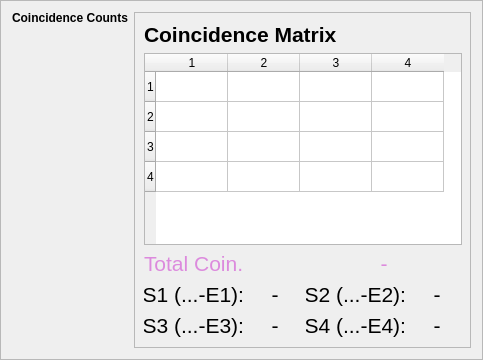
        <widget class="QFrame" name="frame_11">
         <property name="frameShape">
          <enum>QFrame::StyledPanel</enum>
         </property>
         <property name="frameShadow">
          <enum>QFrame::Raised</enum>
         </property>
         <layout class="QGridLayout" name="gridLayout_8">
          <item row="1" column="0" colspan="2">
           <widget class="QLabel" name="label_32">
            <property name="maximumSize">
             <size>
              <width>16777215</width>
              <height>12</height>
             </size>
            </property>
            <property name="font">
             <font>
              <weight>75</weight>
              <bold>true</bold>
             </font>
            </property>
            <property name="text">
             <string>Coincidence Counts</string>
            </property>
           </widget>
          </item>
          <item row="2" column="0" colspan="2">
           <widget class="PlotWidget" name="PlotCoin" native="true">
            <property name="minimumSize">
             <size>
              <width>0</width>
              <height>200</height>
             </size>
            </property>
           </widget>
          </item>
          <item row="1" column="2" rowspan="2">
           <widget class="QFrame" name="frame_17">
            <property name="sizePolicy">
             <sizepolicy hsizetype="Preferred" vsizetype="Preferred">
              <horstretch>0</horstretch>
              <verstretch>0</verstretch>
             </sizepolicy>
            </property>
            <property name="maximumSize">
             <size>
              <width>337</width>
              <height>16777215</height>
             </size>
            </property>
            <property name="frameShape">
             <enum>QFrame::StyledPanel</enum>
            </property>
            <property name="frameShadow">
             <enum>QFrame::Raised</enum>
            </property>
            <layout class="QGridLayout" name="gridLayout_13">
             <item row="1" column="0" colspan="4">
              <widget class="QTableWidget" name="TableCoin">
               <property name="minimumSize">
                <size>
                 <width>200</width>
                 <height>0</height>
                </size>
               </property>
               <property name="maximumSize">
                <size>
                 <width>320</width>
                 <height>16777215</height>
                </size>
               </property>
               <property name="verticalScrollBarPolicy">
                <enum>Qt::ScrollBarAlwaysOff</enum>
               </property>
               <property name="horizontalScrollBarPolicy">
                <enum>Qt::ScrollBarAlwaysOff</enum>
               </property>
               <property name="sizeAdjustPolicy">
                <enum>QAbstractScrollArea::AdjustIgnored</enum>
               </property>
               <property name="rowCount">
                <number>4</number>
               </property>
               <property name="columnCount">
                <number>4</number>
               </property>
               <attribute name="horizontalHeaderCascadingSectionResizes">
                <bool>false</bool>
               </attribute>
               <attribute name="horizontalHeaderMinimumSectionSize">
                <number>72</number>
               </attribute>
               <attribute name="horizontalHeaderDefaultSectionSize">
                <number>72</number>
               </attribute>
               <attribute name="verticalHeaderCascadingSectionResizes">
                <bool>false</bool>
               </attribute>
               <row/>
               <row/>
               <row/>
               <row/>
               <column/>
               <column/>
               <column/>
               <column/>
              </widget>
             </item>
             <item row="6" column="0">
              <widget class="QLabel" name="label_52">
               <property name="minimumSize">
                <size>
                 <width>100</width>
                 <height>25</height>
                </size>
               </property>
               <property name="maximumSize">
                <size>
                 <width>100</width>
                 <height>25</height>
                </size>
               </property>
               <property name="font">
                <font>
                 <pointsize>16</pointsize>
                </font>
               </property>
               <property name="text">
                <string>S3 (...-E3):</string>
               </property>
               <property name="alignment">
                <set>Qt::AlignRight|Qt::AlignTrailing|Qt::AlignVCenter</set>
               </property>
              </widget>
             </item>
             <item row="6" column="3">
              <widget class="QLabel" name="LabelS4">
               <property name="minimumSize">
                <size>
                 <width>50</width>
                 <height>25</height>
                </size>
               </property>
               <property name="maximumSize">
                <size>
                 <width>16777215</width>
                 <height>25</height>
                </size>
               </property>
               <property name="font">
                <font>
                 <pointsize>16</pointsize>
                </font>
               </property>
               <property name="text">
                <string>-</string>
               </property>
               <property name="alignment">
                <set>Qt::AlignCenter</set>
               </property>
              </widget>
             </item>
             <item row="4" column="0">
              <widget class="QLabel" name="label_42">
               <property name="minimumSize">
                <size>
                 <width>100</width>
                 <height>25</height>
                </size>
               </property>
               <property name="maximumSize">
                <size>
                 <width>100</width>
                 <height>25</height>
                </size>
               </property>
               <property name="font">
                <font>
                 <pointsize>16</pointsize>
                </font>
               </property>
               <property name="text">
                <string>S1 (...-E1):</string>
               </property>
               <property name="alignment">
                <set>Qt::AlignRight|Qt::AlignTrailing|Qt::AlignVCenter</set>
               </property>
              </widget>
             </item>
             <item row="6" column="2">
              <widget class="QLabel" name="label_53">
               <property name="minimumSize">
                <size>
                 <width>100</width>
                 <height>25</height>
                </size>
               </property>
               <property name="maximumSize">
                <size>
                 <width>100</width>
                 <height>25</height>
                </size>
               </property>
               <property name="font">
                <font>
                 <pointsize>16</pointsize>
                </font>
               </property>
               <property name="text">
                <string>S4 (...-E4):</string>
               </property>
               <property name="alignment">
                <set>Qt::AlignRight|Qt::AlignTrailing|Qt::AlignVCenter</set>
               </property>
              </widget>
             </item>
             <item row="4" column="2">
              <widget class="QLabel" name="label_50">
               <property name="minimumSize">
                <size>
                 <width>100</width>
                 <height>25</height>
                </size>
               </property>
               <property name="maximumSize">
                <size>
                 <width>100</width>
                 <height>25</height>
                </size>
               </property>
               <property name="font">
                <font>
                 <pointsize>16</pointsize>
                </font>
               </property>
               <property name="text">
                <string>S2 (...-E2):</string>
               </property>
               <property name="alignment">
                <set>Qt::AlignRight|Qt::AlignTrailing|Qt::AlignVCenter</set>
               </property>
              </widget>
             </item>
             <item row="4" column="3">
              <widget class="QLabel" name="LabelS2">
               <property name="minimumSize">
                <size>
                 <width>50</width>
                 <height>25</height>
                </size>
               </property>
               <property name="maximumSize">
                <size>
                 <width>16777215</width>
                 <height>25</height>
                </size>
               </property>
               <property name="font">
                <font>
                 <pointsize>16</pointsize>
                </font>
               </property>
               <property name="text">
                <string>-</string>
               </property>
               <property name="alignment">
                <set>Qt::AlignCenter</set>
               </property>
              </widget>
             </item>
             <item row="6" column="1">
              <widget class="QLabel" name="LabelS3">
               <property name="minimumSize">
                <size>
                 <width>50</width>
                 <height>25</height>
                </size>
               </property>
               <property name="maximumSize">
                <size>
                 <width>16777215</width>
                 <height>25</height>
                </size>
               </property>
               <property name="font">
                <font>
                 <pointsize>16</pointsize>
                </font>
               </property>
               <property name="text">
                <string>-</string>
               </property>
               <property name="alignment">
                <set>Qt::AlignCenter</set>
               </property>
              </widget>
             </item>
             <item row="0" column="0" colspan="4">
              <widget class="QLabel" name="label_60">
               <property name="minimumSize">
                <size>
                 <width>0</width>
                 <height>25</height>
                </size>
               </property>
               <property name="maximumSize">
                <size>
                 <width>340</width>
                 <height>25</height>
                </size>
               </property>
               <property name="font">
                <font>
                 <pointsize>16</pointsize>
                 <weight>75</weight>
                 <bold>true</bold>
                </font>
               </property>
               <property name="text">
                <string>Coincidence Matrix</string>
               </property>
              </widget>
             </item>
             <item row="4" column="1">
              <widget class="QLabel" name="LabelS1">
               <property name="minimumSize">
                <size>
                 <width>50</width>
                 <height>25</height>
                </size>
               </property>
               <property name="maximumSize">
                <size>
                 <width>16777215</width>
                 <height>25</height>
                </size>
               </property>
               <property name="font">
                <font>
                 <pointsize>16</pointsize>
                </font>
               </property>
               <property name="text">
                <string>-</string>
               </property>
               <property name="alignment">
                <set>Qt::AlignCenter</set>
               </property>
              </widget>
             </item>
             <item row="3" column="0" colspan="2">
              <widget class="QLabel" name="label_55">
               <property name="palette">
                <palette>
                 <active>
                  <colorrole role="WindowText">
                   <brush brushstyle="SolidPattern">
                    <color alpha="255">
                     <red>220</red>
                     <green>138</green>
                     <blue>221</blue>
                    </color>
                   </brush>
                  </colorrole>
                 </active>
                 <inactive>
                  <colorrole role="WindowText">
                   <brush brushstyle="SolidPattern">
                    <color alpha="255">
                     <red>220</red>
                     <green>138</green>
                     <blue>221</blue>
                    </color>
                   </brush>
                  </colorrole>
                 </inactive>
                 <disabled>
                  <colorrole role="WindowText">
                   <brush brushstyle="SolidPattern">
                    <color alpha="255">
                     <red>190</red>
                     <green>190</green>
                     <blue>190</blue>
                    </color>
                   </brush>
                  </colorrole>
                 </disabled>
                </palette>
               </property>
               <property name="font">
                <font>
                 <pointsize>16</pointsize>
                </font>
               </property>
               <property name="text">
                <string>Total Coin.</string>
               </property>
              </widget>
             </item>
             <item row="3" column="2" colspan="2">
              <widget class="QLabel" name="LabelTotalCoin">
               <property name="palette">
                <palette>
                 <active>
                  <colorrole role="WindowText">
                   <brush brushstyle="SolidPattern">
                    <color alpha="255">
                     <red>220</red>
                     <green>138</green>
                     <blue>221</blue>
                    </color>
                   </brush>
                  </colorrole>
                 </active>
                 <inactive>
                  <colorrole role="WindowText">
                   <brush brushstyle="SolidPattern">
                    <color alpha="255">
                     <red>220</red>
                     <green>138</green>
                     <blue>221</blue>
                    </color>
                   </brush>
                  </colorrole>
                 </inactive>
                 <disabled>
                  <colorrole role="WindowText">
                   <brush brushstyle="SolidPattern">
                    <color alpha="255">
                     <red>190</red>
                     <green>190</green>
                     <blue>190</blue>
                    </color>
                   </brush>
                  </colorrole>
                 </disabled>
                </palette>
               </property>
               <property name="font">
                <font>
                 <pointsize>16</pointsize>
                </font>
               </property>
               <property name="text">
                <string>-</string>
               </property>
               <property name="alignment">
                <set>Qt::AlignCenter</set>
               </property>
              </widget>
             </item>
            </layout>
           </widget>
          </item>
         </layout>
        </widget>
